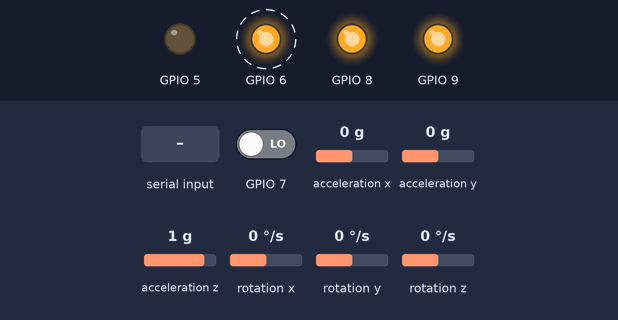
This sketch was run on a simulated ESP32. On the bench: output pins drawn as LEDs (lit = HIGH). Wiring (inferred from the names in the program): MPU-6050 motion sensor at I2C address 0x68. Dashed ring = blinking. The test bench sets the inputs (shaded band); at power-on: GPIO 7 LOW, acceleration x 0 g, acceleration y 0 g, acceleration z 1 g, rotation x 0 °/s, rotation y 0 °/s, rotation z 0 °/s. What the sketch prints to the serial monitor is not drawn.

Above: at 1.25 s.
1.3 s: GPIO 7 driven HIGH
At 3.3 s:
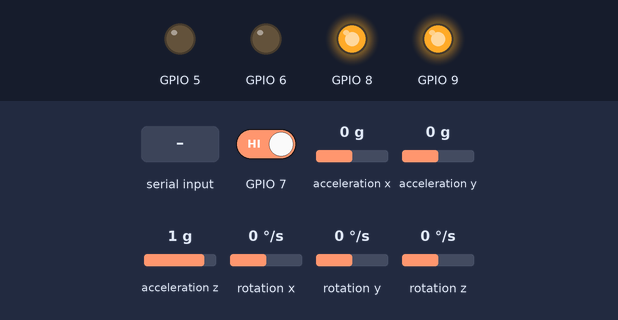
4.8 s: "dung\n" received over Serial
At 4.87 s:
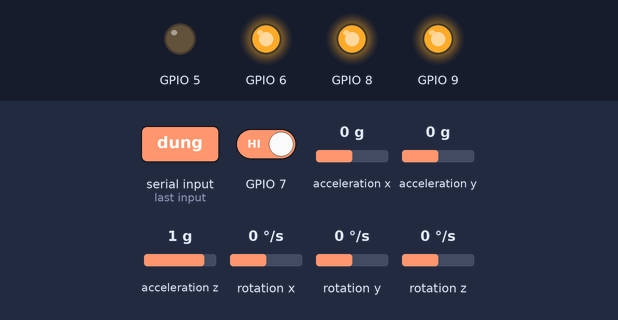
6.4 s: "ngoi\n" received over Serial
At 6.9 s:
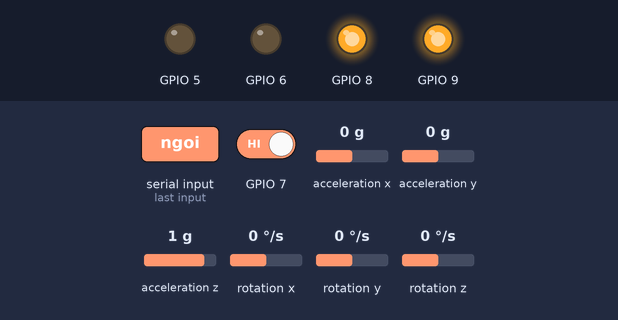
8.0 s: GPIO 7 driven LOW
At 10.27 s:
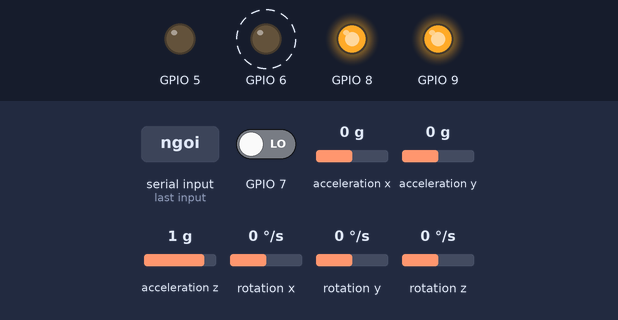
Timing chart, 0 to 12.5 s (numbered marks = the images above; inputs shaded):
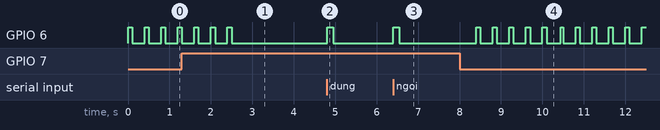

Measured:
- after the input at 1.3 s, GPIO 6: goes on until 2.5 s, then stays LOW
- after the input at 4.8 s, GPIO 6: LOW → HIGH at once, → LOW 0.15 s later
- after the input at 6.4 s, GPIO 6: LOW → HIGH at once, → LOW 0.15 s later
- after the input at 8.0 s, GPIO 6: alternates HIGH for 0.10 s and LOW for 0.30 s, starting after 0.40 s
- by itself, GPIO 6: alternates HIGH for 0.10 s and LOW for 0.30 s

The sketch:

data_collection.ino
```cpp
// Real-data collection with the SAME pins, filter, rate and ranges as detection.
#include <Arduino.h>
#include "board_config.h"
#include "mpu6050_i2c.h"

static MPU6050_I2C mpu;
static float samples[Board::WINDOW_SIZE][Board::CHANNELS];
static char input[16] = {}, label[16] = {};
static size_t inputSize = 0;
static bool inputOverflow = false, online = false, retry = false, collecting = false;
static uint32_t retryAt = 0, lastData = 0, lastUs = 0;
static int count = 0;
static char csv[4096];
static size_t csvSize = 0, csvSent = 0;

static void message(const char *s) {
  if (csvSize) return; // Do not interleave status messages with a CSV record.
  size_t n = strlen(s);
  if (Serial && Serial.availableForWrite() >= static_cast<int>(n + 1)) {
    Serial.write(reinterpret_cast<const uint8_t *>(s), n); Serial.write('\n');
  }
}
static void failSensor() {
  collecting = online = false; count = 0;
  retry = true; retryAt = millis();
  message("[LOI] MPU/I2C/INT. Huy cua so, thu lai sau 2s.");
}
static bool validLabel(const char *s) {
  return !strcmp(s, "dung") || !strcmp(s, "ngoi") || !strcmp(s, "nam") ||
         !strcmp(s, "di_bo") || !strcmp(s, "nga");
}
static void readCommand() {
  // Bound work even if the host floods USB. Never wait for a newline.
  for (int budget = 0; budget < 32 && Serial.available(); ++budget) {
    char c = static_cast<char>(Serial.read());
    if (c == '\r') continue;
    if (c != '\n') {
      if (inputSize < sizeof(input) - 1) input[inputSize++] = c;
      else inputOverflow = true;
      continue;
    }
    input[inputSize] = 0;
    if (!inputOverflow && validLabel(input) && online && !collecting && !csvSize) {
      strcpy(label, input); collecting = true; count = 0;
      message("[GHI] Ghi 50 mau moi trong 1 giay...");
    } else message("[LOI] Can nhan dung/ngoi/nam/di_bo/nga, cam bien OK va khong dang ghi.");
    inputSize = 0; inputOverflow = false;
  }
}
static void printCsv() {
  // Build one bounded record, then drain it asynchronously while servicing MPU.
  csvSize = snprintf(csv, sizeof(csv), "%s", label);
  csvSent = 0;
  for (int s = 0; s < Board::WINDOW_SIZE; ++s)
    for (int c = 0; c < Board::CHANNELS; ++c) {
      int n = snprintf(csv + csvSize, sizeof(csv) - csvSize, ",%.6f", samples[s][c]);
      if (n < 0 || static_cast<size_t>(n) >= sizeof(csv) - csvSize - 1) {
        csvSize = 0; message("[LOI] CSV vuot bo dem."); return;
      }
      csvSize += n;
    }
  csv[csvSize++] = '\n';
}
static void sendCsv() {
  if (!csvSize) return;
  if (!Serial) { csvSize = csvSent = 0; return; }
  int available = Serial.availableForWrite();
  if (available <= 0) return;
  size_t chunk = csvSize - csvSent;
  if (chunk > static_cast<size_t>(available)) chunk = available;
  if (chunk > 64) chunk = 64;
  csvSent += Serial.write(reinterpret_cast<const uint8_t *>(csv + csvSent), chunk);
  if (csvSent == csvSize) {
    csvSize = csvSent = 0;
    message("[XONG] San sang. CSV hop le co 301 cot.");
  }
}
void setup() {
  digitalWrite(Board::BUZZER, LOW); pinMode(Board::BUZZER, OUTPUT);
  digitalWrite(Board::LED, LOW); pinMode(Board::LED, OUTPUT);
  pinMode(Board::MPU_INT, INPUT_PULLDOWN);
  Serial.begin(115200); Serial.setTxTimeoutMs(0);
  if (!mpu.begin()) failSensor();
}
void loop() {
  uint32_t now = millis();
  if (retry && uint32_t(now - retryAt) >= Board::RETRY_MS) {
    retry = false;
    if (!mpu.begin()) failSensor();
  }
  if (!retry) {
    mpu.service(millis());
    if (mpu.state() == MPU6050_I2C::State::Failed) failSensor();
    else if (mpu.ready()) {
      if (!online) { online = true; lastData = millis(); message("[OK] MPU 50Hz, SDA8/SCL9/INT7."); }
      MPU6050Data d;
      auto result = mpu.readData(d);
      if (result == MPU6050_I2C::ReadResult::Error) failSensor();
      else if (result == MPU6050_I2C::ReadResult::NoData) {
        if (uint32_t(millis() - lastData) >= Board::SENSOR_STALE_MS) failSensor();
      } else {
        lastData = millis();
        uint32_t stamp = micros();
        if (collecting) {
          if (count && uint32_t(stamp - lastUs) > Board::MAX_SAMPLE_GAP_US) {
            collecting = false; count = 0;
            message("[LOI] Tre lay mau: huy ca cua so, khong xuat CSV gia.");
          } else {
            const float row[] = {d.ax_g, d.ay_g, d.az_g, d.gx_dps, d.gy_dps, d.gz_dps};
            memcpy(samples[count++], row, sizeof(row));
            if (count == Board::WINDOW_SIZE) { collecting = false; printCsv(); }
          }
        }
        lastUs = stamp;
      }
    }
  }
  readCommand();
  sendCsv();
  digitalWrite(Board::LED, collecting ? HIGH : (!online && (millis() % 400 < 100)));
  static uint32_t lastHelp = 0;
  if (!collecting && uint32_t(millis() - lastHelp) >= 5000) {
    lastHelp = millis();
    message("[HELP] Go dung/ngoi/nam/di_bo/nga + Enter; 50 mau @ 50Hz. Khong tu tao mau thay the.");
  }
  delay(1);
}
```

mpu6050_i2c.h
```cpp
#pragma once
#include <Arduino.h>
#include <Wire.h>
#include "board_config.h"

struct MPU6050Data { float ax_g, ay_g, az_g, gx_dps, gy_dps, gz_dps; };

// MPU6050 only: other MPU/ICM identities require their own register maps.
// Reset and stabilization are asynchronous so the touch/alarm loop keeps running.
class MPU6050_I2C {
 public:
  enum class State { Offline, ResetWait, ClockWait, Settle, Ready, Failed };
  enum class ReadResult { NoData, Ok, Error };
  explicit MPU6050_I2C(uint8_t address = 0x68) : address_(address) {}
  State state() const { return state_; }
  bool ready() const { return state_ == State::Ready; }
  bool begin() {
    state_ = State::Failed;
    if (busStarted_) { Wire.end(); busStarted_ = false; }
    if (!releaseBus()) return false;
    if (!Wire.begin(Board::SDA, Board::SCL, Board::I2C_HZ)) return false;
    busStarted_ = true;
    Wire.setTimeOut(Board::I2C_TIMEOUT_MS);
    uint8_t who = 0;
    // WHO_AM_I stays 0x68 even when AD0 selects address 0x69.
    if (!readBytes(0x75, &who, 1) || who != 0x68 || !writeRegister(0x6B, 0x80))
      return false;
    state_ = State::ResetWait;
    changed_ = millis();
    return true;
  }
  // Puts the chip to sleep (SLEEP bit) and frees the bus before deep sleep; errors ignored.
  void sleep() {
    if (busStarted_) { writeRegister(0x6B, 0x40); Wire.end(); busStarted_ = false; }
    state_ = State::Offline;
  }
  void service(uint32_t now) {
    if (state_ == State::ResetWait && uint32_t(now - changed_) >= 100) {
      if (!writeRegister(0x6B, 0x01)) { state_ = State::Failed; return; }
      state_ = State::ClockWait;
      changed_ = millis();
    } else if (state_ == State::ClockWait && uint32_t(now - changed_) >= 30) {
      // PLL X gyro, all axes, DLPF ~21 Hz, 1 kHz / (19+1) = 50 Hz.
      // +/-4g and +/-500 dps retain the ranges/units used by the model.
      // INT active HIGH and latched, cleared by reading INT_STATUS only.
      const uint8_t registers[][2] = {
        {0x6B, 0x01}, {0x6C, 0x00}, {0x1A, 0x04}, {0x19, 19},
        {0x1B, 0x08}, {0x1C, 0x08}, {0x23, 0x00}, {0x6A, 0x00},
        {0x37, 0x20}, {0x38, 0x01}
      };
      for (const auto &r : registers) {
        uint8_t actual = 0;
        if (!writeRegister(r[0], r[1]) || !readBytes(r[0], &actual, 1) || actual != r[1]) {
          state_ = State::Failed;
          return;
        }
      }
      state_ = State::Settle;
      changed_ = millis();
    } else if (state_ == State::Settle && uint32_t(now - changed_) >= 100) {
      uint8_t discard[15];
      if (!readBytes(0x3A, discard, sizeof(discard))) { state_ = State::Failed; return; }
      state_ = State::Ready;
    }
  }
  ReadResult readData(MPU6050Data &out) {
    if (!ready()) return ReadResult::Error;
    if (digitalRead(Board::MPU_INT) == LOW) return ReadResult::NoData;
    uint8_t b[15]; // INT_STATUS + accel + temperature + gyro in one burst
    if (!readBytes(0x3A, b, sizeof(b))) return ReadResult::Error;
    if (!(b[0] & 0x01)) return ReadResult::NoData;
    out.ax_g = signed16(b + 1) / 8192.0f;
    out.ay_g = signed16(b + 3) / 8192.0f;
    out.az_g = signed16(b + 5) / 8192.0f;
    out.gx_dps = signed16(b + 9) / 65.5f;
    out.gy_dps = signed16(b + 11) / 65.5f;
    out.gz_dps = signed16(b + 13) / 65.5f;
    return ReadResult::Ok;
  }
 private:
  uint8_t address_;
  bool busStarted_ = false;
  State state_ = State::Offline;
  uint32_t changed_ = 0;
  static int16_t signed16(const uint8_t *b) {
    return static_cast<int16_t>((uint16_t(b[0]) << 8) | b[1]);
  }
  static bool releaseBus() {
    // Open drain only, up to 9 clock pulses and STOP; never force HIGH.
    digitalWrite(Board::SDA, HIGH); digitalWrite(Board::SCL, HIGH);
    pinMode(Board::SDA, OUTPUT_OPEN_DRAIN);
    pinMode(Board::SCL, OUTPUT_OPEN_DRAIN);
    delayMicroseconds(5);
    if (!digitalRead(Board::SCL)) return false;
    for (int i = 0; i < 9 && !digitalRead(Board::SDA); ++i) {
      digitalWrite(Board::SCL, LOW); delayMicroseconds(5);
      digitalWrite(Board::SCL, HIGH); delayMicroseconds(5);
      if (!digitalRead(Board::SCL)) return false;
    }
    digitalWrite(Board::SCL, LOW);
    digitalWrite(Board::SDA, LOW); delayMicroseconds(5);
    digitalWrite(Board::SCL, HIGH); delayMicroseconds(5);
    digitalWrite(Board::SDA, HIGH); delayMicroseconds(5);
    return digitalRead(Board::SDA) && digitalRead(Board::SCL);
  }
  bool writeRegister(uint8_t reg, uint8_t value) {
    Wire.beginTransmission(address_);
    Wire.write(reg); Wire.write(value);
    return Wire.endTransmission(true) == 0;
  }
  bool readBytes(uint8_t reg, uint8_t *buf, size_t count) {
    Wire.beginTransmission(address_);
    Wire.write(reg);
    if (Wire.endTransmission(false) != 0) return false;
    if (Wire.requestFrom(address_, count, true) != count) {
      while (Wire.available()) Wire.read();
      return false;
    }
    for (size_t i = 0; i < count; ++i) {
      int value = Wire.read();
      if (value < 0) return false;
      buf[i] = static_cast<uint8_t>(value);
    }
    return true;
  }
};
```

board_config.h
```cpp
#pragma once
#include <stdint.h>

// Verified against fall_detector.kicad_pcb, U1. GPIO numbers, not pad numbers.
namespace Board {
constexpr int SDA = 8;
constexpr int SCL = 9;
constexpr int MPU_INT = 7;
constexpr int TOUCH = 4;       // TTP223, active HIGH, momentary mode
constexpr int BUZZER = 5;      // Active 3 V buzzer through Q1 (S8050)
constexpr int LED = 6;         // External red LED; NOT the WS2812 on GPIO48
constexpr int BATTERY = 1;     // R4/R5 = 100k/100k, sensed at VSW, before D2
constexpr uint32_t I2C_HZ = 400000;
constexpr uint16_t I2C_TIMEOUT_MS = 5;
constexpr uint32_t RETRY_MS = 2000;
constexpr uint32_t SENSOR_STALE_MS = 100;
constexpr uint32_t MAX_SAMPLE_GAP_US = 30000;
constexpr uint32_t SAMPLE_HZ = 50;
constexpr int WINDOW_SIZE = 50;
constexpr int CHANNELS = 6;
constexpr int HOP_SIZE = 10;    // 1 s window, inference every 200 ms
constexpr float FALL_THRESHOLD = 0.70f;
constexpr uint32_t ACK_INHIBIT_MS = 10000;
constexpr uint32_t TOUCH_SETTLE_MS = 1500;
constexpr uint32_t TOUCH_DEBOUNCE_MS = 40;
constexpr uint32_t POWER_HOLD_MS = 3000; // Hold to switch the device on/off
constexpr uint32_t BATTERY_LOW_MV = 3500;
constexpr uint32_t BATTERY_RECOVER_MV = 3700;
constexpr float BATTERY_SCALE = 2.0f; // Adjust after comparison with a multimeter
}

#if defined(ARDUINO) && !defined(CONFIG_IDF_TARGET_ESP32S3)
#error "Select ESP32S3 Dev Module, not ESP32 Dev Module."
#endif
#if defined(ARDUINO) && (!ARDUINO_USB_CDC_ON_BOOT || !ARDUINO_USB_MODE)
#error "Enable USB CDC On Boot and select Hardware CDC and JTAG USB mode."
#endif
```
